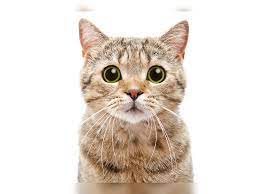
#> input picture photo/cat.jpeg, 260 x 194 px
$ jupyter execute '8 image translation.ipynb'
#> lines starting #> are read from the running program, lines starting #| are printed output that depends on the picture
[cell 1]
import cv2
import numpy as np

[cell 2]
img=cv2.imread('photo/cat.jpeg')
#> img is the input picture: shape (194, 260, 3); mean B, G, R 212.3, 220.4, 229.7

[cell 3]
height,width=img.shape[:2]
#> height = 194; width = 260

[cell 4]
height
#> Out = 194

[cell 5]
width
#> Out = 260

[cell 6]
quarter_height,quarter_width=height/4,width/4
#> quarter_height = 48.5; quarter_width = 65
print(quarter_height)
#| 48.5
print(quarter_width)
#| 65.0

[cell 7]
T=np.float32([[1,0,quarter_width],
             [0,1,quarter_height]])
#> T = [[1, 0, 65], [0, 1, 48.5]]
print(T)
#| [[ 1.   0.  65. ]
#|  [ 0.   1.  48.5]]

[cell 8]
img_translation=cv2.warpAffine(img,T,(width,height))
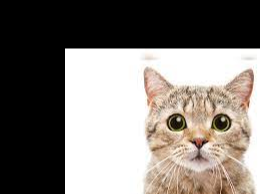
#> img_translation: shape (194, 260, 3); mean B, G, R 116.7, 121.8, 127.7
cv2.imshow('original image',img)
cv2.imshow('translation',img_translation)
cv2.waitKey(0)
cv2.destroyAllWindows()
